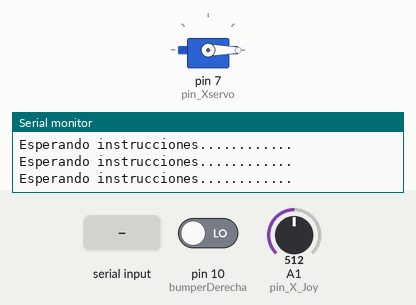
Simulated run of this sketch. Board: Arduino Uno, built with avr-gcc and run on an emulated ATmega328P. Parts: servo, the last lines printed to the serial monitor. Inputs (shaded band) come from the test bench; at power-on: A1 (pin_X_Joy) = 512, pin 10 (bumperDerecha) LOW.

Above: at 1.2 s.
1.3 s: "g" received over Serial
2.9 s: A1 (pin_X_Joy) set to 412
4.4 s: A1 (pin_X_Joy) set to 382
At 4.9 s:
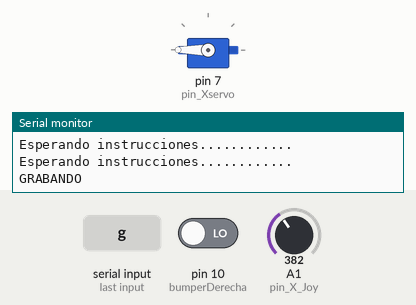
5.9 s: A1 (pin_X_Joy) set to 410
At 7.1 s:
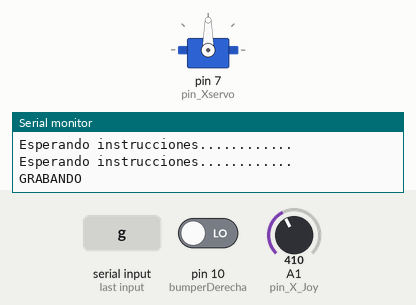
7.4 s: A1 (pin_X_Joy) set to 390
At 8.4 s:
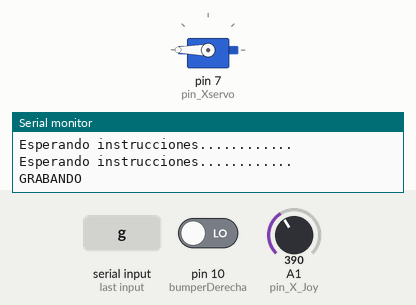
8.9 s: A1 (pin_X_Joy) set to 511
At 9.5 s:
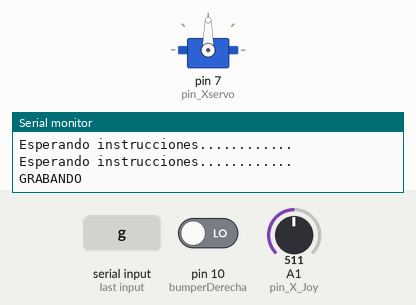
Timing chart, 0 to 11.4 s (numbered marks = the images above; inputs shaded):
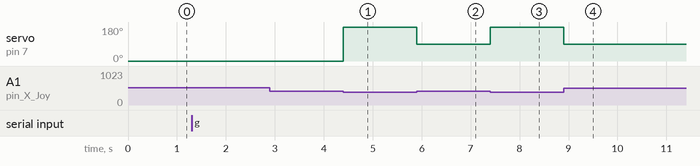

The sketch:

_5.1_Grabaci_n_de_tareas_sobre_un_actuador_lineal.ino
```cpp
#include <Servo.h>

#define bumperDerecha 10
#define pin_Xservo 7
#define pin_X_Joy A1


const int PARADO = 90;
const int DERECHA = 0;
const int IZQUIERDA = 180;

Servo servoX;

int instrucciones[100];
long tiempos[100];
int estadoActual = PARADO;


void setup() {
  // put your setup code here, to run once:
  Serial.begin(9600);
  pinMode(bumperDerecha, INPUT);
  servoX.attach(pin_Xservo);
  moverInicio();
}

void loop() {
  // put your main code here, to run repeatedly:
  char cadena = Serial.read();
  moverInicio();
 Serial.println("Esperando instrucciones............");
  if(cadena == 'g'){
    Serial.println("GRABANDO");
    grabar();
  }
  else if(cadena == 'r')
    play();

}

void grabar(){
  int contadorAcciones = 0;
  moverInicio();
  int valorX;

  char  cadena = Serial.read();
   long inicioAccion = millis();
  while(cadena != 'r'){


    valorX = analogRead(pin_X_Joy);
    cadena = Serial.read();
    if(valorX >600){
      if(estadoActual != DERECHA){
         long finAccion = millis();
         tiempos[contadorAcciones] = finAccion - inicioAccion;
         instrucciones[contadorAcciones] = estadoActual;
         estadoActual = DERECHA;
         servoX.write(estadoActual);
         contadorAcciones++;
         inicioAccion = millis();
      }
    } else if(valorX < 400) {
      if(estadoActual != IZQUIERDA){
         long finAccion = millis();
         tiempos[contadorAcciones] = finAccion - inicioAccion;
         instrucciones[contadorAcciones] = estadoActual;
         estadoActual = IZQUIERDA;
          servoX.write(estadoActual);
         contadorAcciones++;
         inicioAccion = millis();
        }
    } else {
     if(estadoActual != PARADO){
         long finAccion = millis();
         tiempos[contadorAcciones] = finAccion - inicioAccion;
         instrucciones[contadorAcciones] = estadoActual;
         estadoActual = PARADO;
         servoX.write(estadoActual);
         contadorAcciones++;
         inicioAccion = millis();
        }
    }
  }
}

void play(){

  for(int i = 0; i < 100; i++){

      Serial.print(instrucciones[i]);
      Serial.print("\t");
      Serial.println(tiempos[i]);

    servoX.write(instrucciones[i]);

    long comienzo = millis();
    long tiempoTranscurrido = 0;
     while(tiempoTranscurrido < tiempos[i]){
      long fin = millis();
      tiempoTranscurrido = fin-comienzo;
     }

    }

}


void moverInicio(){
  servoX.write(DERECHA);
  int golpeDerecha = digitalRead(bumperDerecha);

  while(golpeDerecha == HIGH)
    golpeDerecha = digitalRead(bumperDerecha);
}
```

Measured:
- the behaviour switches between 400 and 399 on A1 (pin_X_Joy) (found by bisection; images 0 and 1)
- after the input at 2.9 s, every drawn part: stays the same
- after the input at 4.4 s, servo on pin 7 (pin_Xservo): 0° → 180° at once
- after the input at 5.9 s, servo on pin 7 (pin_Xservo): 180° → 90° at once
- after the input at 7.4 s, servo on pin 7 (pin_Xservo): 90° → 180° at once
- after the input at 8.9 s, servo on pin 7 (pin_Xservo): 180° → 90° at once
